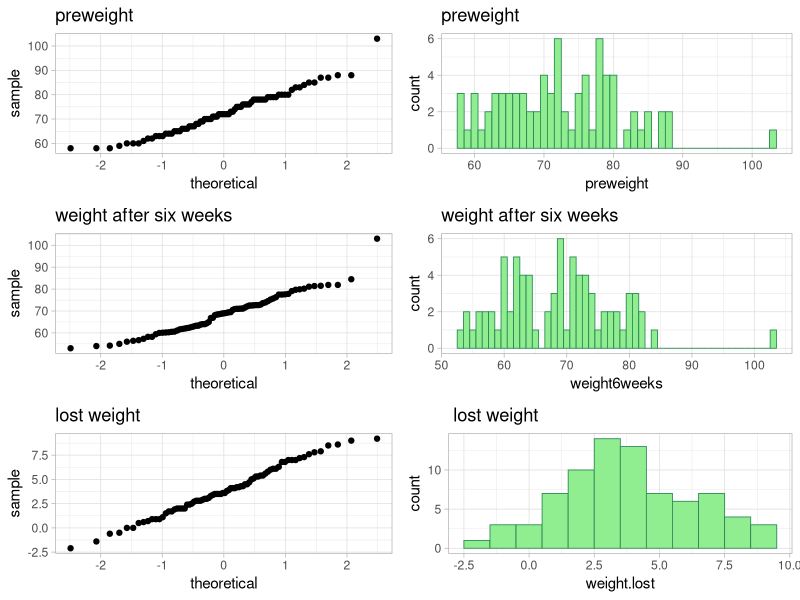
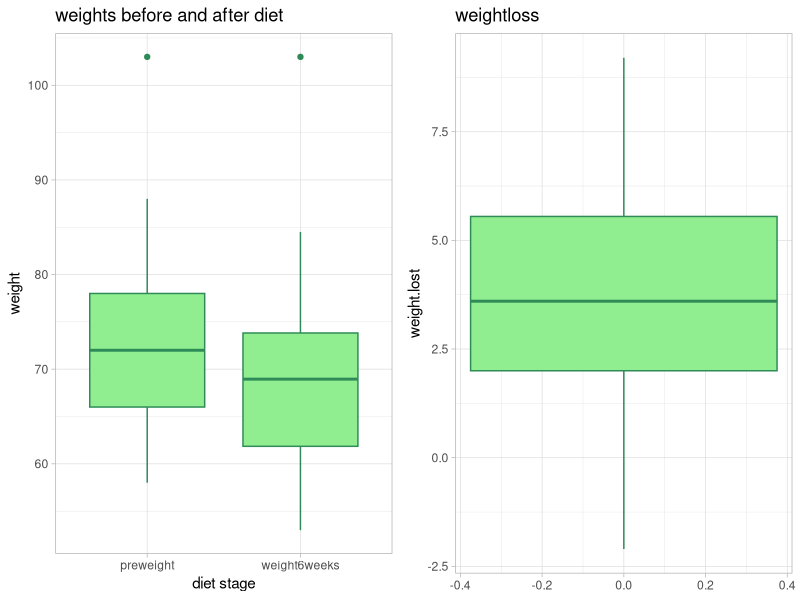
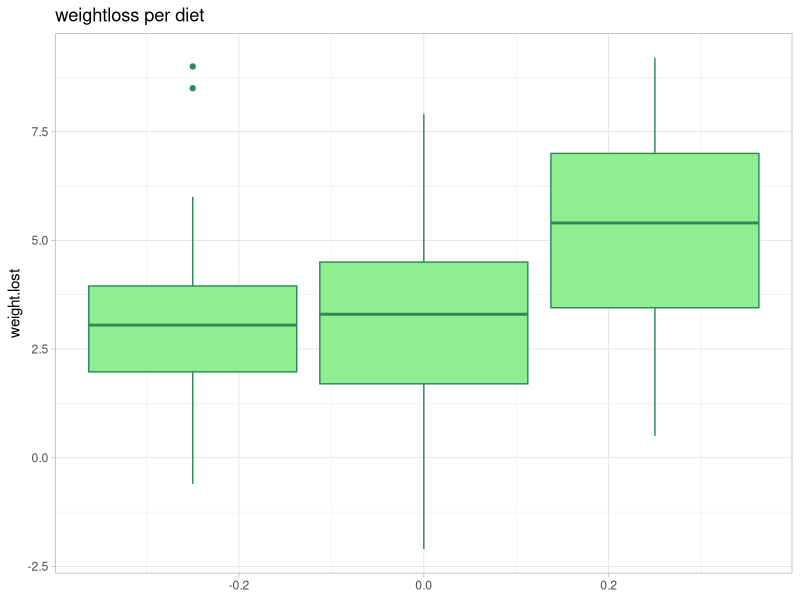
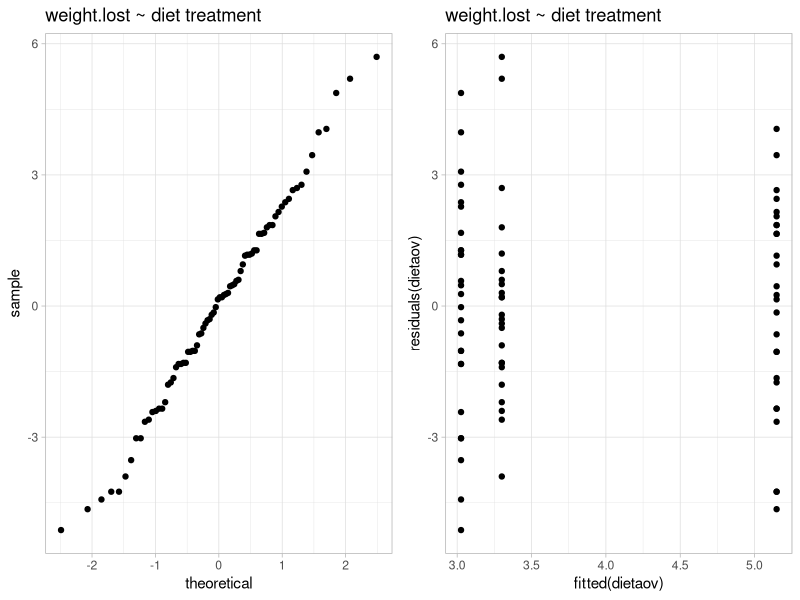
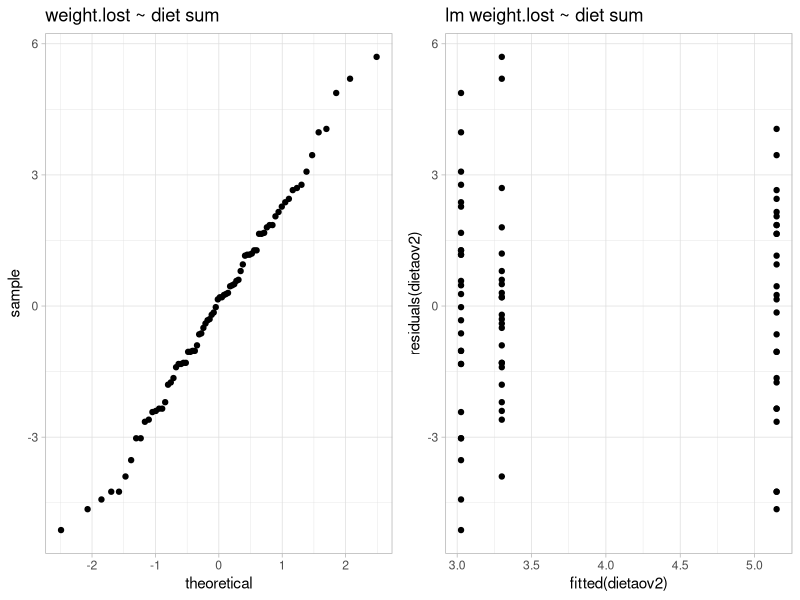
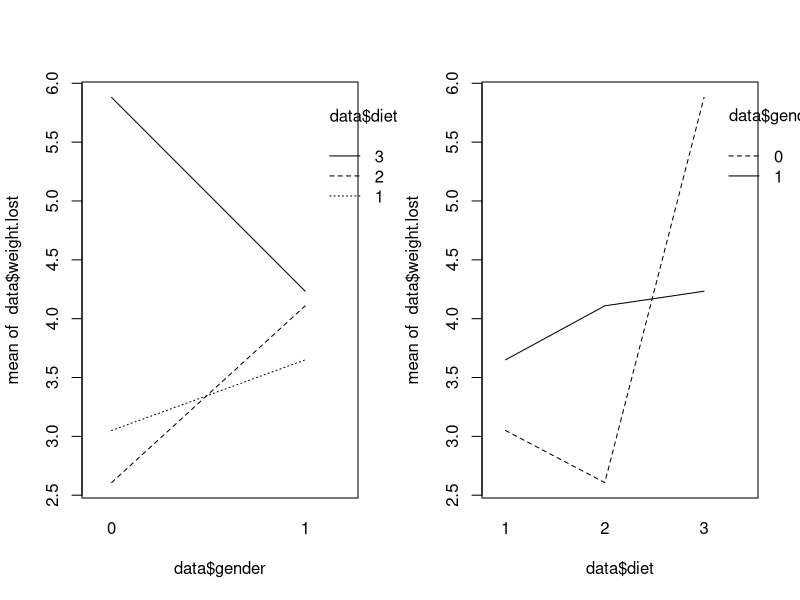
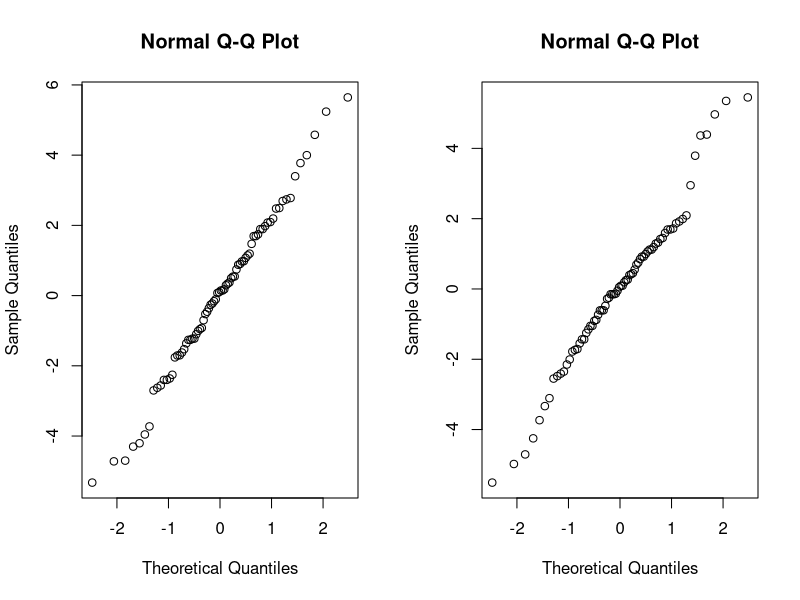
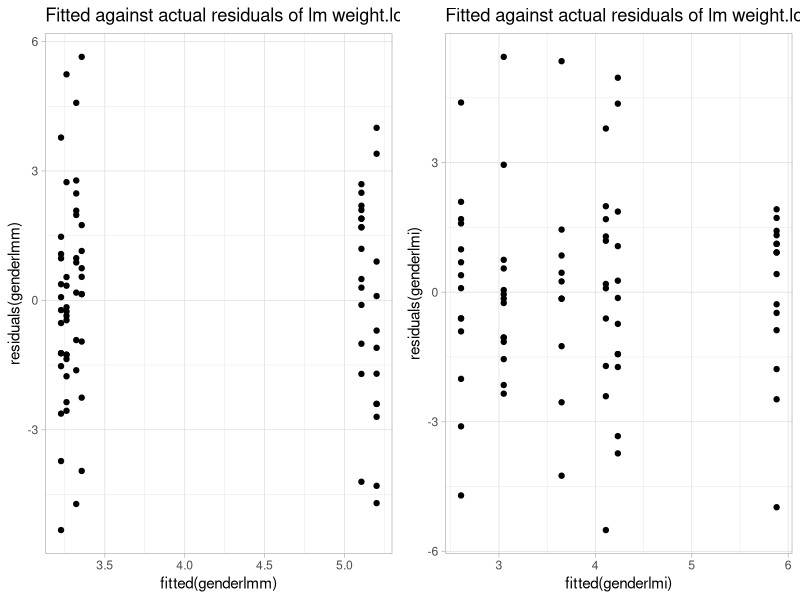

Source code (R) for these figures, in order:
## ---- chunk 1
library(ggplot2)
library(readr)
library(gridExtra)
library(viridis)
library(reshape2)   
library(dplyr)
library(MASS)

#ECHO=FALSE don't display code but do display output
#eval=FALSE do display code but don't display output
## ---- chunk 2
data <- read.table(file= 'diet.txt', header=TRUE)
#View(data)
## ---- chunk 3
data$weight.lost <- 0
for (i in 1:78) {
  data$weight.lost[i] <- data$preweight[i] - data$weight6weeks[i]
}
#summary(data) #inspect data
## ---- chunk 4
head(data, n = 3) #weight.lost column has been added
## ---- chunk 5
qq_pre <- ggplot(data) + geom_qq(aes(sample=preweight)) + theme_light() + labs(title="preweight")
qq_post <- ggplot(data) + geom_qq(aes(sample=weight6weeks))  + theme_light()  + labs(title="weight after six weeks")

hist_pre <- ggplot(data, aes(x=preweight))+ geom_histogram(binwidth=1, color="seagreen", fill="lightgreen", linewidth=.3) + theme_light() + labs(title="preweight")
hist_post <- ggplot(data, aes(x=weight6weeks))+ geom_histogram(binwidth=1, color="seagreen", fill="lightgreen", linewidth=.3) + theme_light() + labs(title="weight after six weeks")


#max(data$preweight)
#max(data$weight6weeks)

qq_diff <- ggplot(data) + geom_qq(aes(sample=weight.lost)) + theme_light() + labs(title="lost weight") 
hist_diff <- ggplot(data, aes(x=weight.lost))+ geom_histogram(binwidth=1, color="seagreen", fill="lightgreen", linewidth=.3) + theme_light() + labs(title=" lost weight")

grid.arrange(qq_pre, hist_pre, qq_post, hist_post, qq_diff, hist_diff, ncol=2)

## ---- chunk 6
stp <- shapiro.test(data$preweight)
sta <- shapiro.test(data$weight6weeks)
stp$p.value
sta$p.value
## ---- chunk 7
data_subset <- dplyr::select(data, preweight, weight6weeks)
data_long <- melt(data_subset)

weight_boxplt <- ggplot(data_long, aes(x = variable, y = value)) +         
  geom_boxplot(color="seagreen", fill="lightgreen") + labs(title = 'weights before and after diet', x = 'diet stage', y = 'weight')+ theme_light()

diet_boxplt <- ggplot(data, aes( y=weight.lost)) + geom_boxplot(color="seagreen", fill="lightgreen") + labs(title='weightloss') + theme_light()

grid.arrange(weight_boxplt, diet_boxplt,  ncol = 2)

## ---- chunk 8
t_test1 <- t.test(data$preweight, data$weight6weeks, data = data, paired = TRUE)
t_test1$p.value
## ---- chunk 9
diet_g_boxplt <- ggplot(data, aes( y=weight.lost, group = diet)) + geom_boxplot(color="seagreen", fill="lightgreen") + labs(title='weightloss per diet') + theme_light()
diet_g_boxplt
## ---- chunk 10
data$diet <- as.factor(data$diet) # diet is numerical but needs to be factor for ANOVA
is.factor(data$diet) # True
summary(data$diet) #design is not balanced

# treatment parametrization, diet1 is base level
dietaov <- lm(weight.lost ~ diet, data=data)
a1 <- anova(dietaov)
summary(dietaov)

# sum parametrization
contrasts(data$diet)=contr.sum
dietaov2 <- lm(weight.lost ~ diet, data=data)
a2 <- anova(dietaov2)
summary(dietaov2)

# t-test
data_diet2 <- data[data$diet == 2,]
data_diet3 <- data[data$diet == 3,]
names(data_diet3)[8]<- paste("weight.lost2")
data_diet23 <- cbind(data_diet2,data_diet3)
t_test2 <- t.test(data_diet23$weight.lost, data_diet23$weight.lost2, data = data_diet23, paired = FALSE)

## ---- chunk 11
qq_aovres1 <- ggplot(data) + geom_qq(aes(sample=residuals(dietaov)))  + theme_light()  + labs(title="weight.lost ~ diet treatment")
scatter_aovres1 <- ggplot(dietaov, aes(fitted(dietaov), residuals(dietaov))) + geom_point() + theme_light() + labs(title="weight.lost ~ diet treatment")

qq_aov2res2 <- ggplot(data) + geom_qq(aes(sample=residuals(dietaov2)))  + theme_light()  + labs(title="weight.lost ~ diet sum")
scatter_aov2res2 <- ggplot(dietaov2, aes(fitted(dietaov2), residuals(dietaov2))) + geom_point() + theme_light() + labs(title="lm weight.lost ~ diet sum")

grid.arrange(qq_aovres1, scatter_aovres1, ncol=2)
grid.arrange(qq_aov2res2, scatter_aov2res2, ncol=2)
## ---- chunk 12
data$gender <- as.factor(data$gender)
is.factor(data$gender) # TRUE

genderlmm <- lm(weight.lost ~ diet + gender, data = data) # main effects
genderaovm <- anova(genderlmm)

genderlmi <- lm(weight.lost ~ diet * gender, data = data) # interaction effects
genderaovi <- anova(genderlmi)
## ---- chunk 13
par(mfrow=c(1,2))
interaction.plot(data$gender, data$diet, data$weight.lost)
interaction.plot(data$diet, data$gender, data$weight.lost)
## ---- chunk 14
par(mfrow=c(1,2))
qqnorm(residuals(genderlmm))
qqnorm(residuals(genderlmi))

## ---- chunk 15
scatter_genderlmm <- ggplot(genderlmm, aes(fitted(genderlmm), residuals(genderlmm))) + geom_point() + theme_light() + labs(title="Fitted against actual residuals of lm weight.lost ~ diet + gender")
scatter_genderlmi <- ggplot(genderlmi, aes(fitted(genderlmi), residuals(genderlmi))) + geom_point() + theme_light() + labs(title="Fitted against actual residuals of lm weight.lost ~ diet * gender")

grid.arrange(scatter_genderlmm, scatter_genderlmi, ncol=2)

## ---- chunk 16
data_gender0 <- data[data$gender == 0,]
data_gender1 <- data[data$gender == 1,]

summary(data_gender0$preweight) # to find mean preweight for gender 0
summary(data_gender1$preweight) # to find mean preweight for gender 1
newdata <- data.frame(gender=c(0,0,0,1,1,1), 
 preweight=c(67.12,67.12,67.12,79.03,79.03,79.03), diet=c(1,2,3,1,2,3))
newdata$gender <- as.factor(newdata$gender)
newdata$diet <- as.factor(newdata$diet)
predict(genderlmi, newdata)
